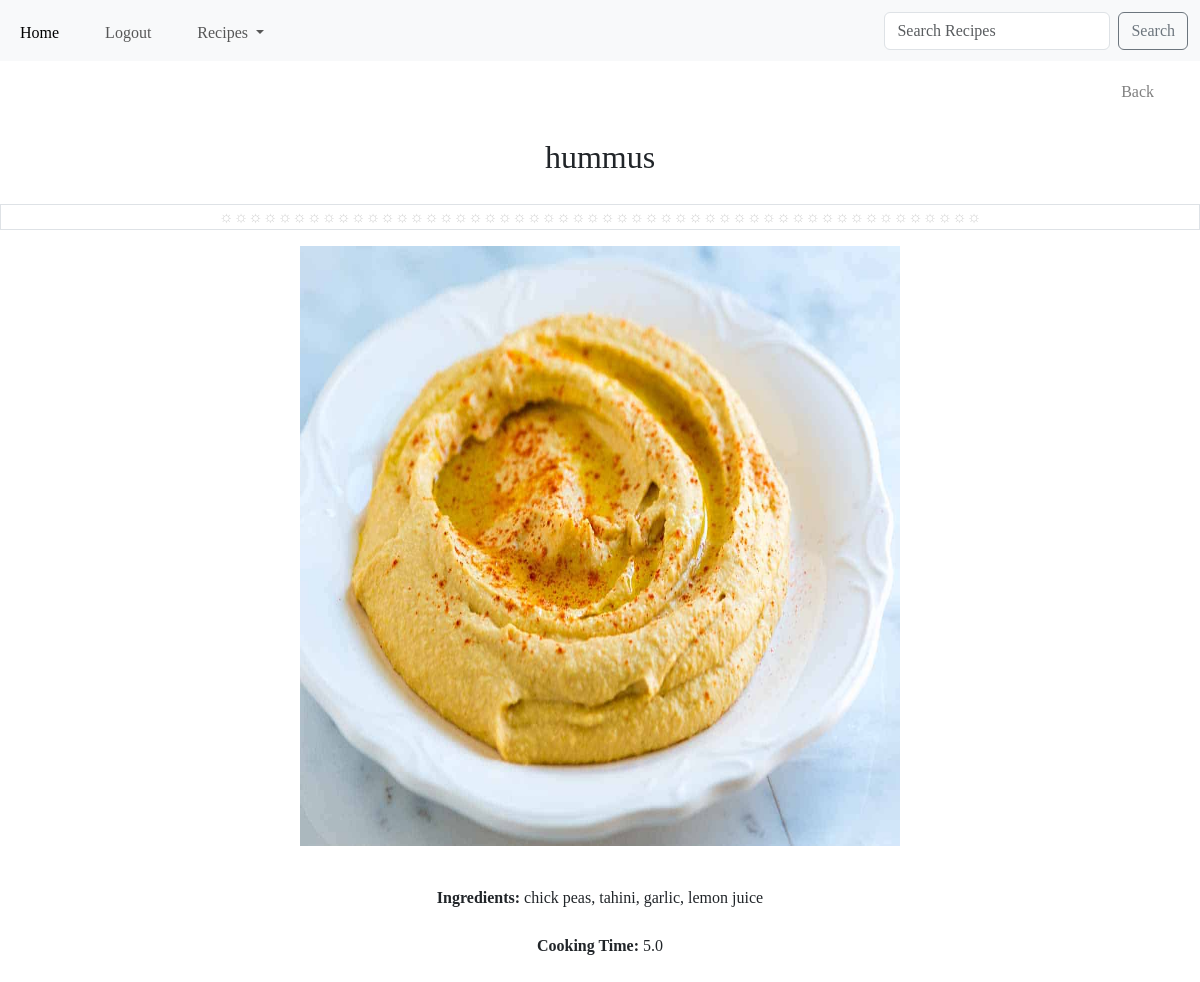
/list/2, run on the app's committed database.
### recipes/models.py (models this page shows, shortened)
class Recipe(models.Model):
    name=models.CharField(max_length=120)
    ingredients=models.CharField(max_length=250)
    cooking_time=models.FloatField(help_text='in minutes')
    pic = models.ImageField(upload_to='recipes/', default='no_picture.jpg')

### recipes/views.py (the view)
# urls.py: path('list/<pk>', RecipeDetailView.as_view(), name='detail'),
class RecipeDetailView(DetailView):
    model = Recipe
    template_name = 'recipes/detail.html'

### recipes/templates/recipes/detail.html (shortened to what this page needs)
<!DOCTYPE html>
<html lang="en">
<head>
</head>
<link href="https://cdn.jsdelivr.net/npm/bootstrap@5.3.3/dist/css/bootstrap.min.css" rel="stylesheet">
  {% include './navbar.html' %}
  <body>
<ul>
<li><a href ="{%url 'recipes:list' %}">Back </a></li>
</ul>
<h2>{{object.name}}</h2>
<p class="border">&#9788;&#9788;&#9788;&#9788;&#9788;&#9788;&#9788;&#9788;&#9788;&#9788;&#9788;&#9788;&#9788;&#9788;&#9788;&#9788;&#9788;&#9788;&#9788;&#9788;&#9788;&#9788;&#9788;&#9788;&#9788;&#9788;&#9788;&#9788;&#9788;&#9788;&#9788;&#9788;&#9788;&#9788;&#9788;&#9788;&#9788;&#9788;&#9788;&#9788;&#9788;&#9788;&#9788;&#9788;&#9788;&#9788;&#9788;&#9788;&#9788;&#9788;&#9788;&#9788;</p>
<img src="{{object.pic.url}}" width="200" height="300" />
<div class="instructions">
<b>Ingredients: </b> {{object.ingredients}} <br><br>
<b>Cooking Time: </b> {{object.cooking_time}} <br>
</div>
</body>
</html>

### recipes/templates/recipes/detail.html (style rules this page uses)
body { font-family: Georgia, 'Times New Roman', Times, serif; }
ul { display: flex; justify-content: end; list-style-type: none; margin:0; padding: 0; }
li { float: left; border-radius: 10%; margin: 5px 30px 0px 0px; }
li a { display: block; color: grey; text-align: center; padding: 14px 16px; text-decoration: none; }
h2 { text-align: center; font-family:cursive; padding: 20px; }
img { display: block; margin-left: auto; margin-right: auto; height: 600px; width: 600px; }
.instructions { text-align: center; font-family:Georgia, 'Times New Roman', Times, serif; padding: 40px; }
.border { display: flex; align-items: center; flex-direction: column; color: lightgray; }

### data on the page
Recipe: name "hummus", pic (picture), ingredients "chick peas, tahini, garlic, lemon juice", cooking_time "5.0"
